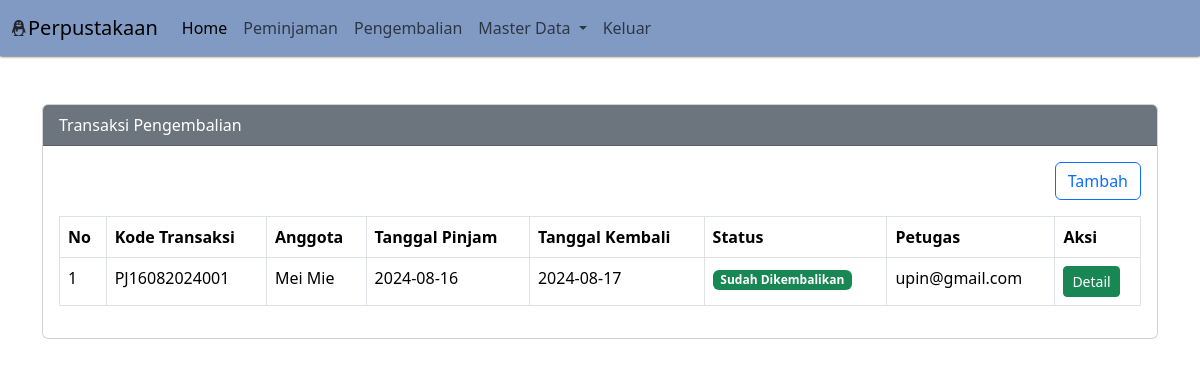
Screenshot of /?pg=pengembalian with the database file from the repository.
### tables this page shows
CREATE TABLE `peminjaman` (
  `id` int(11) NOT NULL,
  `id_anggota` int(11) NOT NULL,
  `id_user` int(11) NOT NULL,
  `kode_transaksi` varchar(30) NOT NULL,
  `tgl_pinjam` date NOT NULL,
  `tgl_kembali` date NOT NULL,
  `status` tinyint(1) NOT NULL,
  `created_at` timestamp NOT NULL DEFAULT current_timestamp(),
  `updated_at` timestamp NOT NULL DEFAULT current_timestamp() ON UPDATE current_timestamp(),
  `deleted_at` tinyint(1) NOT NULL DEFAULT 0
);

CREATE TABLE `anggota` (
  `id` int(11) NOT NULL,
  `nisn` varchar(16) NOT NULL,
  `nama_lengkap` varchar(50) NOT NULL,
  `jenis_kelamin` enum('Laki-Laki','Perempuan') NOT NULL,
  `no_telp` varchar(13) NOT NULL,
  `alamat` text NOT NULL,
  `created_at` timestamp NOT NULL DEFAULT current_timestamp(),
  `updated_at` timestamp NOT NULL DEFAULT current_timestamp() ON UPDATE current_timestamp()
);

CREATE TABLE `user` (
  `id` int(11) NOT NULL,
  `id_level` int(11) NOT NULL,
  `nama_lengkap` varchar(50) NOT NULL,
  `email` varchar(50) NOT NULL,
  `password` varchar(100) NOT NULL,
  `created_at` timestamp NOT NULL DEFAULT current_timestamp(),
  `updated_at` timestamp NOT NULL DEFAULT current_timestamp() ON UPDATE current_timestamp()
);

### content/pengembalian.php (the view, shortened to what this page needs)
<?php
$queryPinjam = mysqli_query($koneksi, "SELECT anggota.nama_lengkap as nama_anggota, user.nama_lengkap, peminjaman.* FROM peminjaman LEFT JOIN anggota ON anggota.id = peminjaman.id_anggota LEFT JOIN user ON user.id = peminjaman.id_user WHERE deleted_at = 0 ORDER BY id DESC");
?>
<div class="container mt-5">
    <div class="row">
        <div class="col-sm-12">
            <div class="card">
                <div class="card-header bg-secondary text-white">Transaksi Pengembalian</div>
                <div class="card-body">
                    <div align="right" class="mb-3">
                        <a href="?pg=tambah-pengembalian" class="btn btn-outline-primary">Tambah</a>
                    </div>
                    <table class="table table-bordered">
                        <thead>
                            <tr>
                                <th>No</th>
                                <th>Kode Transaksi</th>
                                <th>Anggota</th>
                                <th>Tanggal Pinjam</th>
                                <th>Tanggal Kembali</th>
                                <th>Status</th>
                                <th>Petugas</th>
                                <th>Aksi</th>
                            </tr>
                        </thead>
                        <tbody>
                            <?php $no = 1;
                            while ($row = mysqli_fetch_assoc($queryPinjam)) : ?>
                                <tr>
                                    <td><?php echo $no++ ?></td>
                                    <td><?php echo $row['kode_transaksi'] ?></td>
                                    <td><?php echo $row['nama_anggota'] ?></td>
                                    <td><?php echo $row['tgl_pinjam'] ?> </td>
                                    <td><?php echo $row['tgl_kembali'] ?></td>
                                    <td><?php echo getStatus($row['status']) ?></td>
                                    <td><?php echo $row['nama_lengkap'] ?></td>
                                    <td>
                                        <a href="?pg=tambah-pengembalian&detail=<?php echo $row['id'] ?>" class="btn btn-sm btn-success">Detail</a>
                                    </td>
                                </tr>
                            <?php endwhile ?>
                        </tbody>
                    </table>
                </div>
            </div>
        </div>
    </div>
</div>

### function/helper.php (shortened to what this page needs)
<?php
function getStatus($status){
    switch ($status) {
            case '2':
                $label = '<span class="badge text-bg-success">Sudah Dikembalikan</span>';
                break;
    }
    return $label;
}

### index.php (style rules this page uses)
body { background-image: url('assets/img/1.jpg'); background-size: cover; }

### rows the page displays
peminjaman: kode_transaksi "PJ16082024001", id_anggota.nama_lengkap "Mei Mie", tgl_pinjam "2024-08-16", tgl_kembali "2024-08-17", status "Sudah Dikembalikan", id_user.nama_lengkap "upin@gmail.com"
